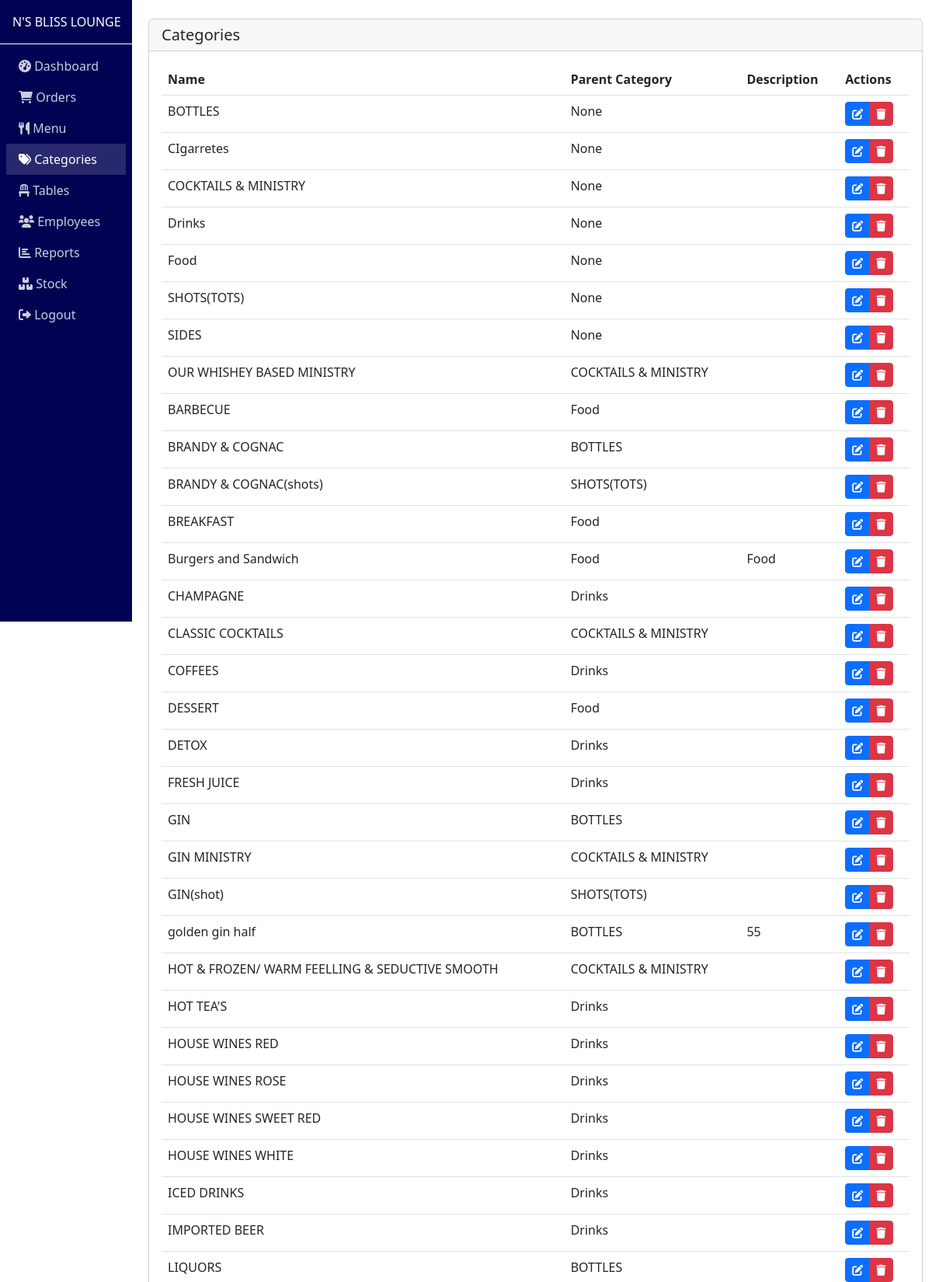
Screenshot of /admin/categories.php (signed in, upper part) with the database file from the repository.
### tables this page shows
CREATE TABLE `categories` (
  `id` int(11) NOT NULL,
  `parent_id` int(11) DEFAULT NULL,
  `name` varchar(100) NOT NULL,
  `slug` varchar(100) NOT NULL,
  `description` text DEFAULT NULL,
  `image_path` varchar(255) DEFAULT NULL,
  `is_active` tinyint(1) DEFAULT 1,
  `created_at` timestamp NOT NULL DEFAULT current_timestamp(),
  `updated_at` timestamp NOT NULL DEFAULT current_timestamp() ON UPDATE current_timestamp()
);

### includes/Database.php (called while the page is built, shortened)
<?php
class Database {
    private static $instance = null;
    private $pdo;
    private function __construct() {
        require_once __DIR__ . '/../config/database.php';
        $this->pdo = $pdo;
    }
    public static function getInstance() {
        if (self::$instance === null) {
            self::$instance = new self();
        }
        return self::$instance;
    }
    public function query($sql, $params = []) {
        $stmt = $this->pdo->prepare($sql);
        $stmt->execute($params);
        return $stmt;
    }
    public function fetchAll($sql, $params = []) {
        return $this->query($sql, $params)->fetchAll();
    }
}
?>

### config/config.php (called while the page is built, shortened)
<?php
function h($string) {
    return htmlspecialchars($string, ENT_QUOTES, 'UTF-8');
}
?>

### admin/categories.php (the view, shortened to what this page needs)
<?php
require_once '../config/config.php';
require_once '../includes/Database.php';
$db = Database::getInstance();
$categories = $db->fetchAll("
    SELECT c.*, p.name as parent_name
    FROM categories c
    LEFT JOIN categories p ON c.parent_id = p.id
    ORDER BY CASE WHEN c.parent_id IS NULL THEN 0 ELSE 1 END, c.name
");
include 'header.php';
?>
<div class="container-fluid py-4">
    <div class="card">
        <div class="card-header">
            <h5 class="card-title mb-0">Categories</h5>
        </div>
        <div class="card-body">
            <div class="table-responsive">
                <table class="table table-hover">
                    <thead>
                        <tr>
                            <th>Name</th>
                            <th>Parent Category</th>
                            <th>Description</th>
                            <th>Actions</th>
                        </tr>
                    </thead>
                    <tbody>
                        <?php foreach ($categories as $category): ?>
                            <tr>
                                <td><?= h($category['name']) ?></td>
                                <td><?= h($category['parent_name'] ?? 'None') ?></td>
                                <td><?= h($category['description']) ?></td>
                                <td>
                                    <div class="btn-group btn-group-sm">
                                        <button type="button" class="btn btn-primary edit-category"
                                                data-id="<?= $category['id'] ?>"
                                                data-name="<?= h($category['name']) ?>"
                                                data-description="<?= h($category['description']) ?>"
                                                data-parent-id="<?= $category['parent_id'] ?>">
                                            <i class="fas fa-edit"></i>
                                        </button>
                                        <button type="button" class="btn btn-danger delete-category"
                                                data-id="<?= $category['id'] ?>"
                                                data-name="<?= h($category['name']) ?>">
                                            <i class="fas fa-trash"></i>
                                        </button>
                                    </div>
                                </td>
                            </tr>
                        <?php endforeach; ?>
                    </tbody>
                </table>
            </div>
        </div>
    </div>
</div>
<?php include 'footer.php'; ?>

### rows the page displays
categories: name "BOTTLES", parent_name "None"
categories: name "CIgarretes", parent_name "None"
categories: name "COCKTAILS & MINISTRY", parent_name "None"
categories: name "Drinks", parent_name "None"
categories: name "Food", parent_name "None"
categories: name "SHOTS(TOTS)", parent_name "None"
categories: name "SIDES", parent_name "None"
categories: name "OUR WHISHEY BASED MINISTRY", parent.name "COCKTAILS & MINISTRY"
categories: name "BARBECUE", parent.name "Food"
categories: name "BRANDY & COGNAC", parent.name "BOTTLES"
categories: name "BRANDY & COGNAC(shots)", parent.name "SHOTS(TOTS)"
categories: name "BREAKFAST", parent.name "Food"
categories: name "Burgers and Sandwich", parent.name "Food", description "Food"
categories: name "CHAMPAGNE", parent.name "Drinks"
categories: name "CLASSIC COCKTAILS", parent.name "COCKTAILS & MINISTRY"
categories: name "COFFEES", parent.name "Drinks"
categories: name "DESSERT", parent.name "Food"
categories: name "DETOX", parent.name "Drinks"
categories: name "FRESH JUICE", parent.name "Drinks"
categories: name "GIN", parent.name "BOTTLES"
categories: name "GIN MINISTRY", parent.name "COCKTAILS & MINISTRY"
categories: name "GIN(shot)", parent.name "SHOTS(TOTS)"
categories: name "golden gin half", parent.name "BOTTLES", description "55"
categories: name "HOT & FROZEN/ WARM FEELLING & SEDUCTIVE SMOOTH", parent.name "COCKTAILS & MINISTRY"
categories: name "HOT TEA'S", parent.name "Drinks"
categories: name "HOUSE WINES RED", parent.name "Drinks"
categories: name "HOUSE WINES ROSE", parent.name "Drinks"
categories: name "HOUSE WINES SWEET RED", parent.name "Drinks"
categories: name "HOUSE WINES WHITE", parent.name "Drinks"
categories: name "ICED DRINKS", parent.name "Drinks"
categories: name "IMPORTED BEER", parent.name "Drinks"
categories: name "LIQUORS", parent.name "BOTTLES"
